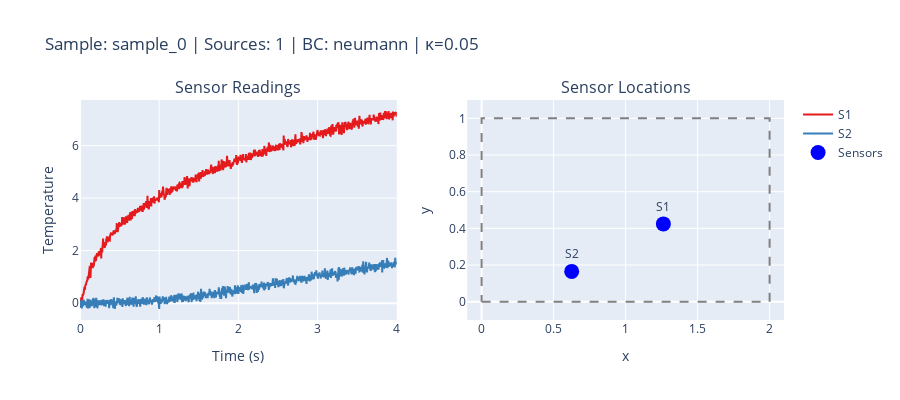

The cell this chart's notebook holds for it:
### Code cell
# Interactive sample explorer
def plot_sample(sample_idx):
    sample = samples[sample_idx]
    
    Y = sample['Y_noisy']
    sensors = np.array(sample['sensors_xy'])
    n_sources = sample['n_sources']
    sample_meta = sample['sample_metadata']
    
    times = np.arange(Y.shape[0]) * meta['dt']
    
    # Create subplots
    fig = make_subplots(
        rows=1, cols=2,
        subplot_titles=('Sensor Readings', 'Sensor Locations'),
        specs=[[{"type": "scatter"}, {"type": "scatter"}]]
    )
    
    # Left: Sensor readings
    colors = px.colors.qualitative.Set1
    for i in range(Y.shape[1]):
        fig.add_trace(go.Scatter(
            x=times, y=Y[:, i],
            mode='lines',
            name=f'S{i+1}',
            line=dict(color=colors[i % len(colors)])
        ), row=1, col=1)
    
    # Right: Domain with sensors
    # Draw domain boundary
    fig.add_trace(go.Scatter(
        x=[0, 2, 2, 0, 0],
        y=[0, 0, 1, 1, 0],
        mode='lines',
        line=dict(color='gray', dash='dash'),
        name='Domain',
        showlegend=False
    ), row=1, col=2)
    
    # Sensors
    fig.add_trace(go.Scatter(
        x=sensors[:, 0],
        y=sensors[:, 1],
        mode='markers+text',
        marker=dict(size=15, color='blue'),
        text=[f'S{i+1}' for i in range(len(sensors))],
        textposition='top center',
        name='Sensors'
    ), row=1, col=2)
    
    fig.update_layout(
        title=f"Sample: {sample['sample_id']} | Sources: {n_sources} | BC: {sample_meta['bc']} | κ={sample_meta['kappa']}",
        height=400,
        showlegend=True
    )
    
    fig.update_xaxes(title_text='Time (s)', row=1, col=1)
    fig.update_yaxes(title_text='Temperature', row=1, col=1)
    fig.update_xaxes(title_text='x', range=[-0.1, 2.1], row=1, col=2)
    fig.update_yaxes(title_text='y', range=[-0.1, 1.1], row=1, col=2)
    
    return fig

# Show first sample
fig = plot_sample(0)
fig.show()

### Figure 1 — Plotly figure (JSON) as saved in the notebook; plotly's stock layout.template omitted (floating-point values rounded to 4 significant figures; data arrays with more than 128 entries replaced by an {"elided": "..."} marker saying what was removed)
{"data": [{"line": {"color": "rgb(228,26,28)"}, "mode": "lines", "name": "S1", "type": "scatter", "x": {"elided": "1001 float values"}, "xaxis": "x", "y": {"elided": "1001 float values"}, "yaxis": "y"}, {"line": {"color": "rgb(55,126,184)"}, "mode": "lines", "name": "S2", "type": "scatter", "x": {"elided": "1001 float values"}, "xaxis": "x", "y": {"elided": "1001 float values"}, "yaxis": "y"}, {"line": {"color": "gray", "dash": "dash"}, "mode": "lines", "name": "Domain", "showlegend": false, "type": "scatter", "x": [0, 2, 2, 0, 0], "xaxis": "x2", "y": [0, 0, 1, 1, 0], "yaxis": "y2"}, {"marker": {"color": "blue", "size": 15}, "mode": "markers+text", "name": "Sensors", "text": ["S1", "S2"], "textposition": "top center", "type": "scatter", "x": [1.262, 0.6255], "xaxis": "x2", "y": [0.4242, 0.1652], "yaxis": "y2"}], "layout": {"annotations": [{"font": {"size": 16}, "showarrow": false, "text": "Sensor Readings", "x": 0.225, "xanchor": "center", "xref": "paper", "y": 1, "yanchor": "bottom", "yref": "paper"}, {"font": {"size": 16}, "showarrow": false, "text": "Sensor Locations", "x": 0.775, "xanchor": "center", "xref": "paper", "y": 1, "yanchor": "bottom", "yref": "paper"}], "height": 400, "showlegend": true, "title": {"text": "Sample: sample_0 | Sources: 1 | BC: neumann | κ=0.05"}, "xaxis": {"anchor": "y", "domain": [0, 0.45], "title": {"text": "Time (s)"}}, "xaxis2": {"anchor": "y2", "domain": [0.55, 1], "range": [-0.1, 2.1], "title": {"text": "x"}}, "yaxis": {"anchor": "x", "domain": [0, 1], "title": {"text": "Temperature"}}, "yaxis2": {"anchor": "x2", "domain": [0, 1], "range": [-0.1, 1.1], "title": {"text": "y"}}}}
